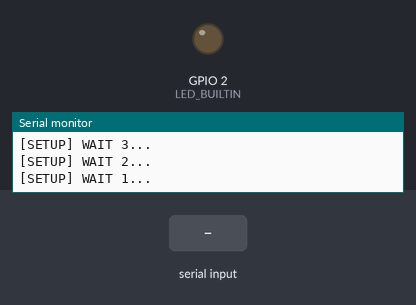
This sketch was run on a simulated ESP8266 (NodeMCU). Shown: output pins drawn as LEDs (lit = HIGH, except the on-board LED, lit = LOW), the last lines printed to the serial monitor. Inputs (shaded band) come from the test bench. WiFi joins after 1.5 s; servers stay silent unless stated.

Above: at 5.2 s.
5.3 s: "1\n" received over Serial
At 12.1 s:
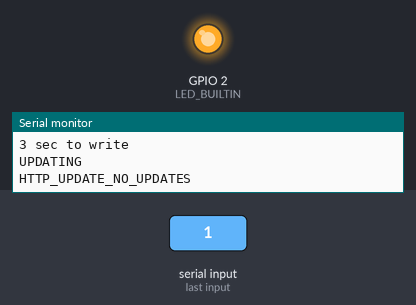
Timing chart, 0 to 13.6 s (numbered marks = the images above; inputs shaded):
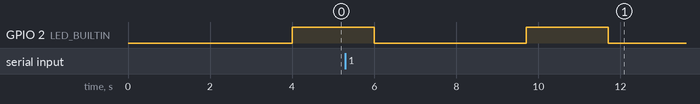

The sketch:

myUpdate.ino
```cpp
#include <ESP8266WiFi.h>
#include <ESP8266WiFiMulti.h>

#include <ESP8266HTTPClient.h>
#include <ESP8266httpUpdate.h>

#define USE_SERIAL Serial

ESP8266WiFiMulti WiFiMulti;


#define SSID "FMI-AIR-316"
#define PASSWORD ""

void setup() {

    USE_SERIAL.begin(115200);
    // USE_SERIAL.setDebugOutput(true);
    USE_SERIAL.println();
    USE_SERIAL.println();
    USE_SERIAL.println();

    for(uint8_t t = 4; t > 0; t--) {
        USE_SERIAL.printf("[SETUP] WAIT %d...\n", t);
        USE_SERIAL.flush();
        delay(1000);
    }

    pinMode(LED_BUILTIN, OUTPUT);

    WiFiMulti.addAP(SSID, PASSWORD);

}


void UPdate(){


    Serial.println("UPDATING");
    // wait for WiFi connection
    if((WiFiMulti.run() == WL_CONNECTED)) {

        t_httpUpdate_return ret = ESPhttpUpdate.update("10.10.52.132",80,"/ESP-gr1/arduino1.bin");
        //t_httpUpdate_return  ret = ESPhttpUpdate.update("https://server/file.bin");

        switch(ret) {
            case HTTP_UPDATE_FAILED:
                USE_SERIAL.printf("HTTP_UPDATE_FAILD Error (%d): %s", ESPhttpUpdate.getLastError(), ESPhttpUpdate.getLastErrorString().c_str());
                break;

            case HTTP_UPDATE_NO_UPDATES:
                USE_SERIAL.println("HTTP_UPDATE_NO_UPDATES");
                break;

            case HTTP_UPDATE_OK:
                USE_SERIAL.println("HTTP_UPDATE_OK");
                break;
        }
    }


}


char line[200];

int readLine(int timeout) {

  unsigned long deadline = millis() + timeout;
  int i = 0;
  while (millis() < deadline) {
    if (Serial.available()) {
      line[i++] = (char) Serial.read();
      if      (line[i-1] == '\r')  i--;
      else if (i == sizeof(line) - 1)  break;
      else if (line[i-1] == '\n')  {i--; break;}
    }
  }
  line[i] = 0;
  return i;
}


void LedOn(){

  Serial.println("LEDON");
  digitalWrite(LED_BUILTIN, LOW);    // turn the LED off by making the voltage LOW
                        // wait for a second

    delay(5000);
}

void loop() {


  digitalWrite(LED_BUILTIN, HIGH);   // turn the LED on (HIGH is the voltage level)
  delay(2000);                       // wait for a second
  digitalWrite(LED_BUILTIN, LOW);    // turn the LED off by making the voltage LOW
  delay(2000);                       // wait for a second

  Serial.println("3 sec to write");
  if (readLine(3000) > 0)
      UPdate();


}
```
